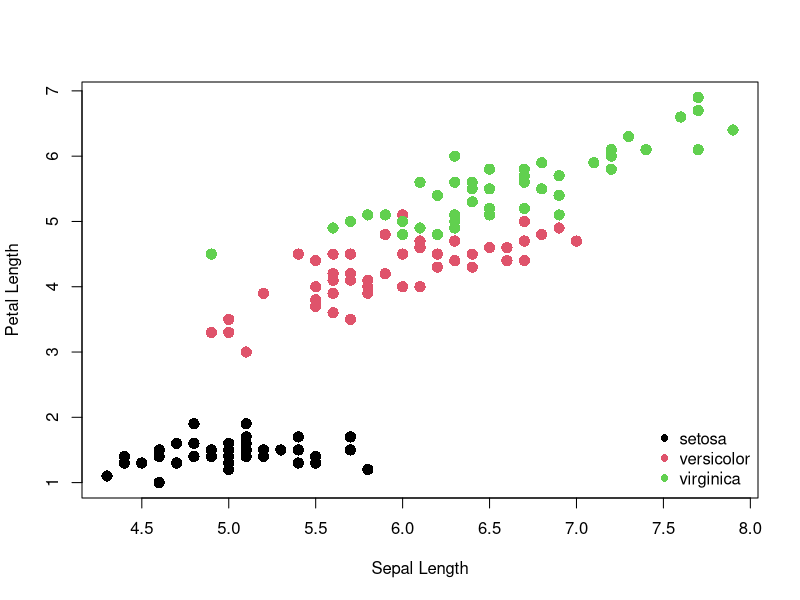

Reproduce this figure in R.
plot(iris$Sepal.Length, iris$Petal.Length, col = iris$Species,
     xlab = "Sepal Length", ylab = "Petal Length", pch = 16, cex = 1.5)
legend("bottomright", col = 1:3, legend = levels(iris$Species), pch = 16, bty = "n")